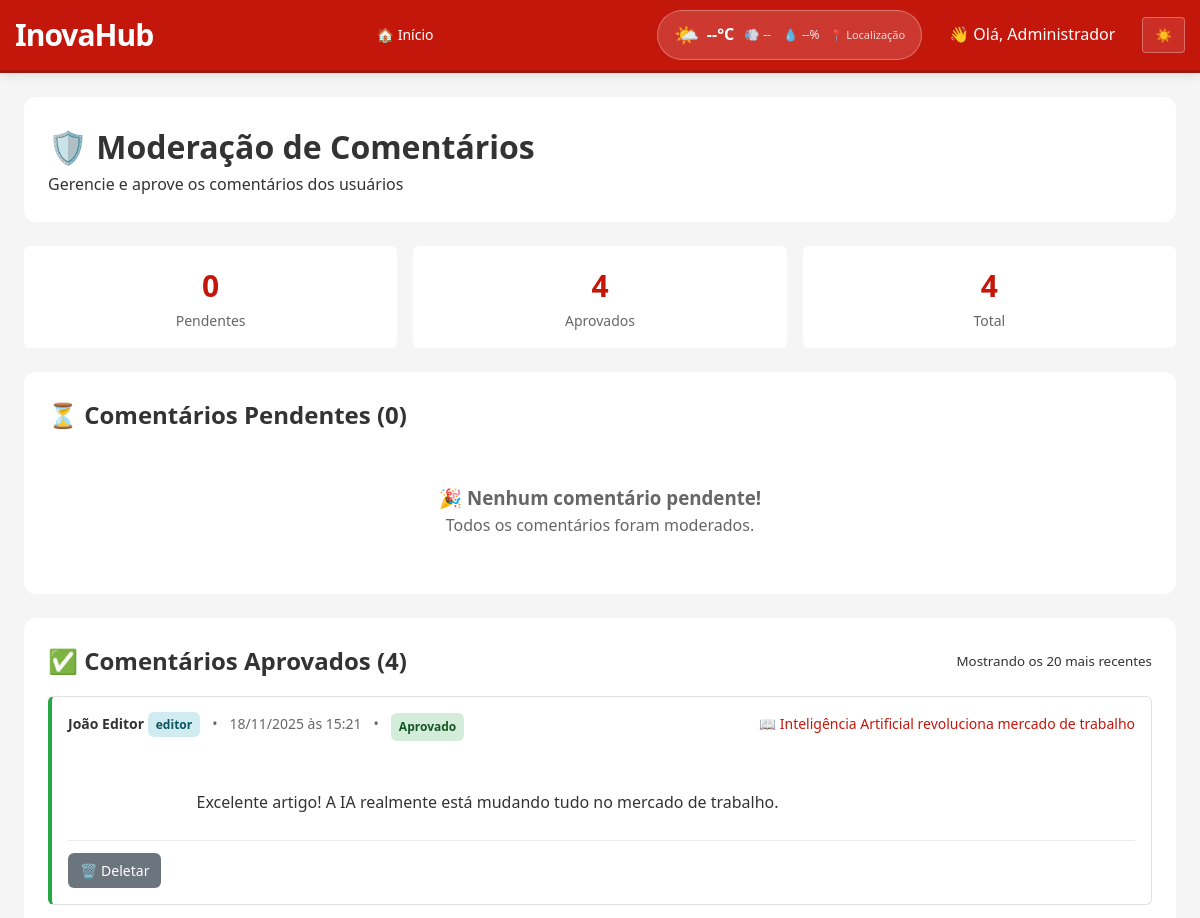
Before: /admin/comentarios.php (signed in, upper part) with the older database file.
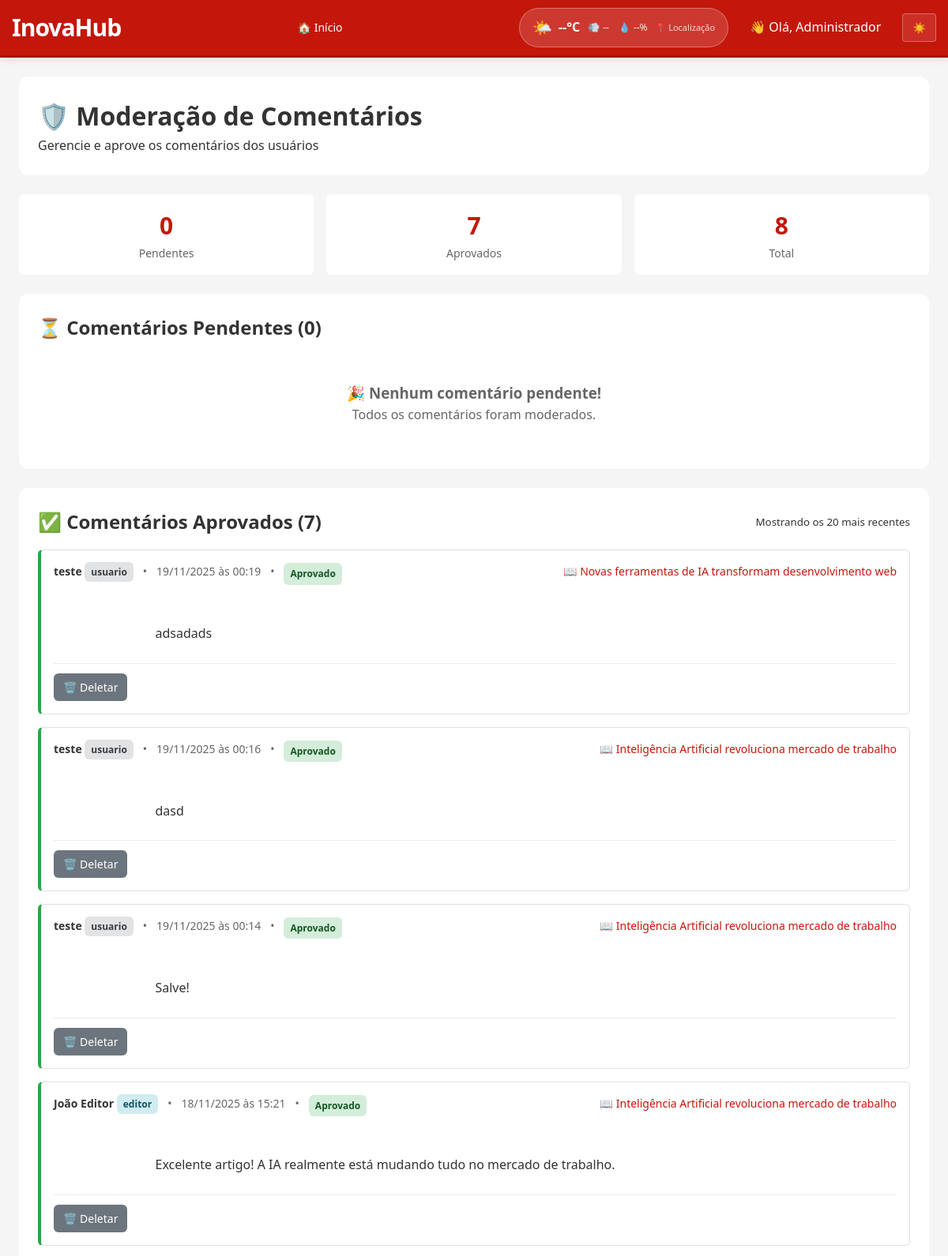
After: the same page with the newer database file.
### tables this page shows
CREATE TABLE `comentarios` (
  `id` int(11) NOT NULL,
  `noticia_id` int(11) NOT NULL,
  `usuario_id` int(11) NOT NULL,
  `comentario` text NOT NULL,
  `aprovado` tinyint(1) DEFAULT 0,
  `criado_em` timestamp NOT NULL DEFAULT current_timestamp()
);

CREATE TABLE `usuarios` (
  `id` int(11) NOT NULL,
  `nome` varchar(100) NOT NULL,
  `email` varchar(150) NOT NULL,
  `senha` varchar(255) NOT NULL,
  `avatar` varchar(255) DEFAULT 'avatar.jpg',
  `tipo` enum('admin','editor','usuario') DEFAULT 'usuario',
  `status` enum('ativo','inativo') DEFAULT 'ativo',
  `criado_em` timestamp NOT NULL DEFAULT current_timestamp(),
  `atualizado_em` timestamp NOT NULL DEFAULT current_timestamp() ON UPDATE current_timestamp()
);

CREATE TABLE `noticias` (
  `id` int(11) NOT NULL,
  `titulo` varchar(200) NOT NULL,
  `slug` varchar(200) NOT NULL,
  `resumo` text NOT NULL,
  `noticia` longtext NOT NULL,
  `imagem` varchar(255) DEFAULT 'noticia.jpg',
  `autor` int(11) NOT NULL,
  `categoria` int(11) NOT NULL,
  `status` enum('rascunho','publicada','arquivada') DEFAULT 'rascunho',
  `visualizacoes` int(11) DEFAULT 0,
  `destaque` tinyint(1) DEFAULT 0,
  `data` timestamp NOT NULL DEFAULT current_timestamp(),
  `publicada_em` timestamp NULL DEFAULT NULL,
  `criado_em` timestamp NOT NULL DEFAULT current_timestamp(),
  `atualizado_em` timestamp NOT NULL DEFAULT current_timestamp() ON UPDATE current_timestamp()
);

### includes/funcoes.php (called while the page is built, shortened)
<?php
function formatarData($data)
{
    return date('d/m/Y \à\s H:i', strtotime($data));
}

### admin/comentarios.php (the view, shortened to what the changed rows need)
<?php
require '../includes/conexao.php';
require '../includes/funcoes.php';
$stmt = $pdo->prepare("
    SELECT c.*,
           u.nome as usuario_nome,
           u.email as usuario_email,
           u.tipo as usuario_tipo,
           n.titulo as noticia_titulo,
           n.slug as noticia_slug,
           cat.nome as categoria_nome
    FROM comentarios c
    JOIN usuarios u ON c.usuario_id = u.id
    JOIN noticias n ON c.noticia_id = n.id
    JOIN categorias cat ON n.categoria = cat.id
    WHERE c.aprovado = 0
    ORDER BY c.criado_em DESC
");
$stmt->execute();
$comentarios_pendentes = $stmt->fetchAll();
$stmt_aprovados = $pdo->prepare("
    SELECT c.*,
           u.nome as usuario_nome,
           u.tipo as usuario_tipo,
           n.titulo as noticia_titulo,
           n.slug as noticia_slug
    FROM comentarios c
    JOIN usuarios u ON c.usuario_id = u.id
    JOIN noticias n ON c.noticia_id = n.id
    WHERE c.aprovado = 1
    ORDER BY c.criado_em DESC
    LIMIT 20
");
$stmt_aprovados->execute();
$comentarios_aprovados = $stmt_aprovados->fetchAll();
$total_pendentes = count($comentarios_pendentes);
$stmt_total = $pdo->query("SELECT COUNT(*) as total FROM comentarios WHERE aprovado = 1");
$total_aprovados = $stmt_total->fetch()['total'];
$stmt_total_geral = $pdo->query("SELECT COUNT(*) as total FROM comentarios");
$total_geral = $stmt_total_geral->fetch()['total'];
?>
<!DOCTYPE html>
<html lang="pt-br">
<head>
    <link rel="stylesheet" href="../assets/css/style.css">
</head>
<body>
    <?php include '../includes/header.php'; ?>
    <div class="admin-container">
        <div class="admin-header">
            <h1>🛡️ Moderação de Comentários</h1>
        </div>
        <div class="stats-grid">
            <div class="stat-card">
                <div class="stat-number"><?= $total_aprovados ?></div>
                <div class="stat-label">Aprovados</div>
            </div>
            <div class="stat-card">
                <div class="stat-number"><?= $total_geral ?></div>
                <div class="stat-label">Total</div>
            </div>
        </div>
        <section class="comentarios-section">
            <div class="section-header">
                <h2>⏳ Comentários Pendentes (<?= $total_pendentes ?>)</h2>
            </div>
        </section>
        <section class="comentarios-section">
            <div class="section-header">
                <h2>✅ Comentários Aprovados (<?= count($comentarios_aprovados) ?>)</h2>
                <small>Mostrando os 20 mais recentes</small>
            </div>
            <?php if (empty($comentarios_aprovados)): ?>
                <div class="empty-state">
                    <p>Nenhum comentário aprovado ainda.</p>
                </div>
            <?php else: ?>
                <?php foreach ($comentarios_aprovados as $comentario): ?>
                    <div class="comentario-item aprovado">
                        <div class="comentario-header">
                            <div class="comentario-meta">
                                <span class="comentario-usuario">
                                    <?= htmlspecialchars($comentario['usuario_nome']) ?>
                                    <span class="badge badge-<?= $comentario['usuario_tipo'] ?>">
                                        <?= $comentario['usuario_tipo'] ?>
                                    </span>
                                </span>
                                <span>•</span>
                                <span><?= formatarData($comentario['criado_em']) ?></span>
                                <span>•</span>
                                <span class="badge" style="background: #d4edda; color: #155724;">Aprovado</span>
                            </div>
                            <a href="../noticia.php?slug=<?= $comentario['noticia_slug'] ?? '' ?>" class="comentario-noticia" target="_blank">
                                📖 <?= htmlspecialchars($comentario['noticia_titulo']) ?>
                            </a>
                        </div>
                        <div class="comentario-texto">
                            <?= nl2br(htmlspecialchars($comentario['comentario'])) ?>
                        </div>
                        <div class="comentario-acoes">
                            <form method="POST" style="display: inline;">
                                <button type="submit" class="btn btn-deletar" onclick="return confirm('Tem certeza que deseja DELETAR PERMANENTEMENTE este comentário? Esta ação não pode ser desfeita!')">
                                    🗑️ Deletar
                                </button>
                            </form>
                        </div>
                    </div>
                <?php endforeach; ?>
            <?php endif; ?>
        </section>
    </div>
    <?php include '../includes/footer.php'; ?>
</body>
</html>

Changed rows visible on the page:
added comentarios: usuario.nome "teste", usuario.tipo "usuario", criado_em "19/11/2025 às 00:19", noticia.titulo "Novas ferramentas de IA transformam desenvolvimento web", comentario "adsadads"
added comentarios: usuario.nome "teste", usuario.tipo "usuario", criado_em "19/11/2025 às 00:16", noticia.titulo "Inteligência Artificial revoluciona mercado de trabalho", comentario "dasd"
added comentarios: usuario.nome "teste", usuario.tipo "usuario", criado_em "19/11/2025 às 00:14", noticia.titulo "Inteligência Artificial revoluciona mercado de trabalho", comentario "Salve!"
Other visible differences:
$total_aprovados: "4" → "7"
$total_geral: "4" → "8"
count($comentarios_aprovados): "4" → "7"
